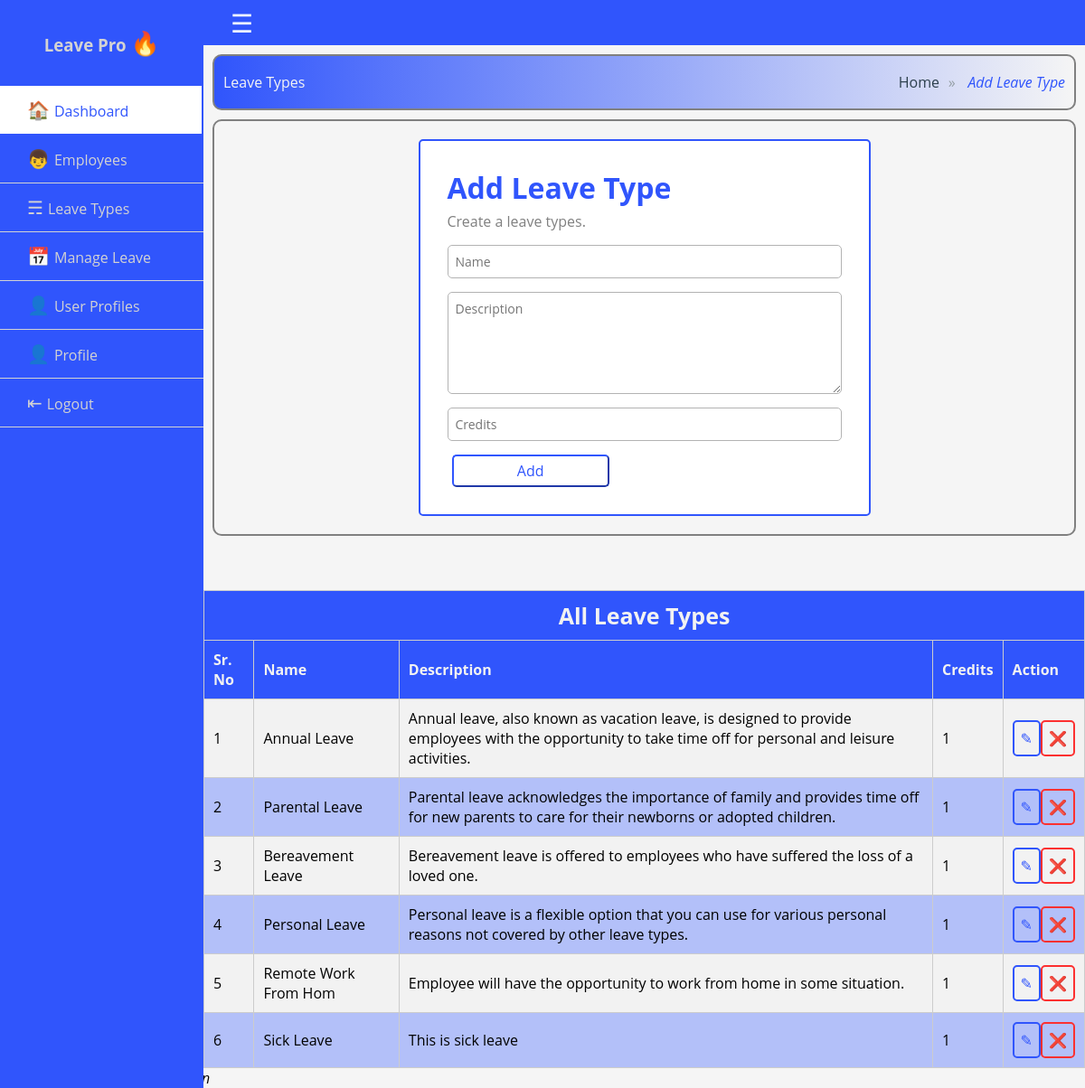
The page /admin/add-leave-types.php (signed in) on the database its author committed.
### tables this page shows
CREATE TABLE `leave_types` (
  `id` int(11) NOT NULL,
  `name` varchar(20) NOT NULL,
  `description` varchar(255) NOT NULL,
  `credits` int(11) DEFAULT NULL
);

### admin/add-leave-types.php (the view, shortened to what this page needs)
<!DOCTYPE html>
<html lang="en">
<head>
    <link rel="stylesheet" href="../style.css">
</head>
<body>
    <?php require_once "../connection.php"; ?>
    <?php
    $name = $description = $credits = "";
    ?>
    <div class="wrapper">
        <?php require_once 'include/header.php' ?>
        <?php require_once 'include/sidebar.php' ?>
        <div class="section">
            <div class="breadcrumb">
                <ol class="cd-breadcrumb-title">
                    <li class="title">Leave Types</li>
                </ol>
                <ol class="cd-breadcrumb">
                    <li class="sub"><a href="#0">Home</a></li>
                    <li class="current"><em>Add Leave Type</em></li>
                </ol>
            </div>
            <div class="content">
                <div class="main">
                    <form action="<?php htmlspecialchars($_SERVER['PHP_SELF']) ?>" method="post">
                        <div class="form-group">
                            <h1>Add Leave Type</h1>
                            <p>Create a leave types.</p>
                            <div class="input-group">
                                <input type="text" class="form-control" name="name" id="name" value="<?php echo $name; ?>" placeholder="Name">
                            </div>
                            <div class="input-group">
                                <textarea class="form-control" name="description" id="description" cols="30" rows="5" placeholder="Description"><?php echo $description; ?></textarea>
                            </div>
                            <div class="input-group">
                                <input type="text" class="form-control" name="credits" value="<?php echo $credits; ?>" id="credits" placeholder="Credits">
                            </div>
                            <div class="input-group">
                                <button type="submit" class="btn btn-outline-primary">Add</button>
                            </div>
                        </div>
                    </form>
                </div>
            </div>
            <div class="table-container">
                <table class="table">
                    <thead>
                        <tr>
                            <th colspan=5 style="text-align:center;font-size:25px;">All Leave Types</th>
                        </tr>
                        <tr>
                            <th>Sr. No</th>
                            <th>Name</th>
                            <th>Description</th>
                            <th>Credits</th>
                            <th>Action</th>
                        </tr>
                    </thead>
                    <tbody>
                        <tr>
                            <?php
                            $sql = "SELECT * FROM leave_types";
                            $result = mysqli_query($conn, $sql);
                            $i = 1;
                            if (mysqli_num_rows($result) > 0) {
                                while ($rows = mysqli_fetch_assoc($result)) {
                                    $id = $rows["id"];
                                    $name = $rows["name"];
                                    $description = $rows["description"];
                                    $credits = $rows["credits"];
                            ?>
                                    <td><?php echo $i; ?></td>
                                    <td> <?php echo $name; ?></td>
                                    <td><?php echo $description; ?></td>
                                    <td><?php echo $credits; ?></td>
                                    <td>
                                        <div class="link-button-group">
                                            <?php
                                            $edit_icon = "<a href='edit-leave-type.php?id=$id' class='link-button' id='edit' name='edit'>&#x270E;</a>";
                                            $delete_icon = "<a href='delete-leave-type.php?id=$id' class='link-button-danger' id='delete' name='delete'>&#10060;</a>";
                                            echo $edit_icon . $delete_icon;
                                            ?>
                                        </div>
                                    </td>
                        <tr>
                        <?php
                                    $i++;
                                }
                            } else { ?>
                        <tr>
                            <th colspan=8 style="text-align:center;font-size:25px;">No Leave Type Found</th>
                        </tr>
                    <?php }
                    ?>
                    </tr>
                    </tbody>
                </table>
            </div>
        </div>
    </div>
    <?php require_once 'include/footer.php' ?>
</body>
</html>

### style.css (style rules this page uses)
* { list-style: none; text-decoration: none; margin: 0; padding: 0; box-sizing: border-box; font-family: 'Open Sans', sans-serif; }
body { background: whitesmoke; }
.wrapper .content { border: 2px solid grey; border-radius: 10px; padding: 10px; margin: 10px; margin-bottom: 60px; background: whitesmoke; }
.wrapper .section { width: calc(100% - 225px); margin-left: 225px; transition: all 0.5s ease; }
.breadcrumb { display: flex; align-items: center; justify-content: space-between; border: 2px solid grey; border-radius: 10px; padding: 10px; margin: 10px; margin-top: 60px; background-image: linear-gradient(90deg, #3055fc, whitesmoke); }
.cd-breadcrumb:after { content: ""; display: flex; clear: both; }
.cd-breadcrumb-title .title { color: whitesmoke; }
.cd-breadcrumb li { display: inline-block; margin: 0.5em 0; }
.cd-breadcrumb li.sub::after { display: inline-block; content: '\00bb'; margin: 0 .6em; color: #959fa5; }
.cd-breadcrumb li>* { display: inline-block; font-size: 16px; color: #2c3f4c; }
.cd-breadcrumb li.current>* { color: #3055fc; }
.input-group { display: flex; justify-content: space-between; align-items: baseline; position: relative; flex-wrap: wrap; width: 100%; }
.input-group .form-control { flex: 1 1 auto; margin-bottom: 0; padding: 8px; font-size: 14px; border-radius: 5px; margin-top: 15px; border: 1px solid rgb(179, 179, 179); }
.input-group .btn { position: relative; flex: 0 0 auto; font-size: 16px; padding: 5px; width: 40%; border-radius: 5px; margin-left: 5px; margin-top: 15px; }
.btn { position: relative; flex: 0 0 auto; font-size: 16px; padding: 5px; width: 40%; border-radius: 5px; margin-left: 5px; }
.btn-outline-primary { color: #3055fc; background-color: transparent; background-image: none; border-color: #3055fc; padding: 5px; border-radius: 5px; }
.link-button-group { display: flex; margin-top: inherit; justify-content: space-around; }
.link-button { color: #3055fc; border: 2px solid #3055fc; padding: 7px; border-radius: 5px; }
.link-button-danger { color: #fc3030; border: 2px solid #fc3030; padding: 7px; border-radius: 5px; }
.form-group { background: white; border: 2px solid #3055fc; border-radius: 5px; padding: 30px; margin: 10px; min-width: 300px; max-width: 500px; margin-left: auto; margin-right: auto; }
.form-group h1 { color: #3055fc; margin-bottom: 5px; }
.form-group p { color: grey; }
.table-container { margin-top: 20px; overflow-x: auto; }
.table { width: 100%; border-collapse: collapse; border-spacing: 0; background-color: #f2f2f2; box-shadow: 0 2px 4px rgba(0, 0, 0, 0.1); }
.table thead th { background-color: #3055fc; color: #f2f2f2; font-weight: bold; padding: 10px; text-align: left; }
.table th, .table td { padding: 10px; border: 1px solid #ccc; }
.table tbody tr:nth-child(even) { background-color: rgba(127, 150, 255, 0.545) }
.table tbody tr:nth-child(odd) { background-color: #f2f2f2; }

### rows shown on the page
leave_types: name "Annual Leave", description "Annual leave, also known as vacation leave, is designed to provide employees with the opportunity to take time off for personal and leisure activities.", credits "1"
leave_types: name "Parental Leave", description "Parental leave acknowledges the importance of family and provides time off for new parents to care for their newborns or adopted children.", credits "1"
leave_types: name "Bereavement Leave", description "Bereavement leave is offered to employees who have suffered the loss of a loved one.", credits "1"
leave_types: name "Personal Leave", description "Personal leave is a flexible option that you can use for various personal reasons not covered by other leave types.", credits "1"
leave_types: name "Remote Work From Hom", description "Employee will have the opportunity to work from home in some situation.", credits "1"
leave_types: name "Sick Leave", description "This is sick leave", credits "1"
